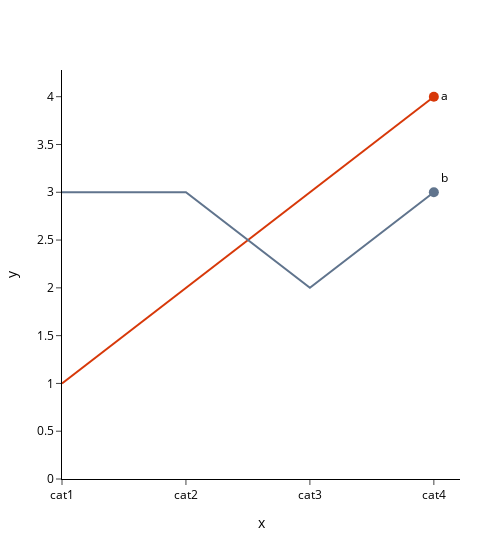

Notebook code for this chart:
### Code cell
p = Plotter(slide_layout="slide_50%")
p.express(
    type="line",
    x=["cat1", "cat1", "cat2", "cat2", "cat3", "cat3", "cat4", "cat4"],
    y=[1, 3, 2, 3, 3, 2, 4, 3],
    color=["a", "b", "a", "b", "a", "b", "a", "b"],
)
p.callout.add_line_end_marker(
    text_type="category",
    text_positions=["middle right", "top right"]
)
p.show()

### Figure 1 — Plotly figure (JSON) as saved in the notebook; plotly's stock layout.template omitted (floating-point values rounded to 4 significant figures)
{"data": [{"hovertemplate": "color=a<br>x=%{x}<br>y=%{y}<extra></extra>", "legendgroup": "a", "line": {"color": "#D73809", "dash": "solid"}, "marker": {"symbol": "circle"}, "mode": "lines", "name": "a", "orientation": "v", "showlegend": true, "type": "scatter", "x": ["cat1", "cat2", "cat3", "cat4"], "xaxis": "x", "y": [1, 2, 3, 4], "yaxis": "y"}, {"hovertemplate": "color=b<br>x=%{x}<br>y=%{y}<extra></extra>", "legendgroup": "b", "line": {"color": "#60748D", "dash": "solid"}, "marker": {"symbol": "circle"}, "mode": "lines", "name": "b", "orientation": "v", "showlegend": true, "type": "scatter", "x": ["cat1", "cat2", "cat3", "cat4"], "xaxis": "x", "y": [3, 3, 2, 3], "yaxis": "y"}, {"marker": {"color": "#D73809", "size": 10}, "mode": "markers+text", "showlegend": false, "text": ["a"], "textposition": "middle right", "type": "scatter", "x": ["cat4"], "y": [4]}, {"marker": {"color": "#60748D", "size": 10}, "mode": "markers+text", "showlegend": false, "text": ["b"], "textposition": "top right", "type": "scatter", "x": ["cat4"], "y": [3]}], "layout": {"height": 540, "legend": {"title": {"text": "color"}, "tracegroupgap": 0}, "showlegend": false, "width": 480, "xaxis": {"anchor": "y", "domain": [0, 1], "title": {"text": "x"}}, "yaxis": {"anchor": "x", "domain": [0, 1], "title": {"text": "y"}}}}
